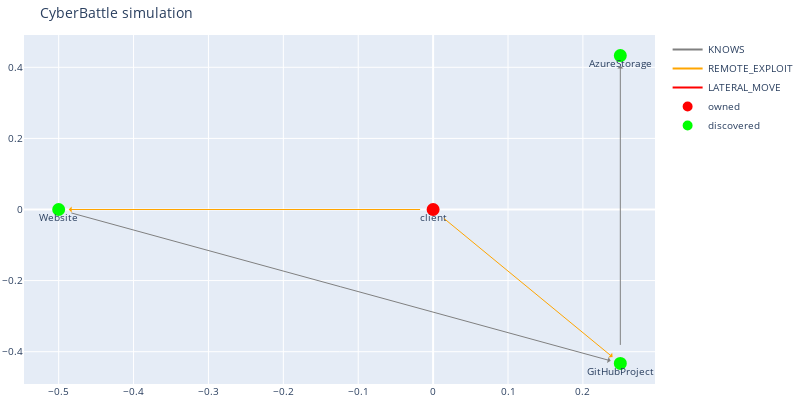

This figure's notebook cell:
### Code cell
# 3
leakedSasUrl = c2.run_remote_attack("client", "GitHubProject", "CredScanGitHistory")
dbg.plot_discovered_network()

### Figure 1 — Plotly figure (JSON) as saved in the notebook; plotly's stock layout.template omitted (floating-point values rounded to 4 significant figures)
{"data": [{"line": {"color": "gray"}, "mode": "lines", "name": "KNOWS", "type": "scatter", "x": [0], "y": [0]}, {"line": {"color": "orange"}, "mode": "lines", "name": "REMOTE_EXPLOIT", "type": "scatter", "x": [0], "y": [0]}, {"line": {"color": "red"}, "mode": "lines", "name": "LATERAL_MOVE", "type": "scatter", "x": [0], "y": [0]}, {"hoverinfo": "text", "marker": {"color": "#D32F2E", "line": {"color": "rgb(255,0,0)", "width": 8}, "size": 5, "symbol": "circle-dot"}, "mode": "markers+text", "name": "owned", "text": ["client"], "textposition": "bottom center", "type": "scatter", "x": [0], "y": [0]}, {"hoverinfo": "text", "marker": {"color": "#0e9d00", "line": {"color": "rgb(0,255,0)", "width": 8}, "size": 5, "symbol": "circle-dot"}, "mode": "markers+text", "name": "discovered", "text": ["Website", "GitHubProject", "AzureStorage"], "textposition": "bottom center", "type": "scatter", "x": [-0.5, 0.25, 0.25], "y": [-4.371e-08, -0.433, 0.433]}], "layout": {"annotations": [{"align": "center", "arrowcolor": "gray", "arrowhead": 1, "arrowsize": 1, "arrowwidth": 1, "ax": -0.5, "axref": "x", "ay": -4.371e-08, "ayref": "y", "hovertext": "KNOWS", "opacity": 1, "showarrow": true, "standoff": 10, "startstandoff": 10, "x": 0.25, "xref": "x", "y": -0.433, "yref": "y"}, {"align": "center", "arrowcolor": "orange", "arrowhead": 1, "arrowsize": 1, "arrowwidth": 1, "ax": 0, "axref": "x", "ay": 0, "ayref": "y", "hovertext": "REMOTE_EXPLOIT", "opacity": 1, "showarrow": true, "standoff": 10, "startstandoff": 10, "x": -0.5, "xref": "x", "y": -4.371e-08, "yref": "y"}, {"align": "center", "arrowcolor": "orange", "arrowhead": 1, "arrowsize": 1, "arrowwidth": 1, "ax": 0, "axref": "x", "ay": 0, "ayref": "y", "hovertext": "REMOTE_EXPLOIT", "opacity": 1, "showarrow": true, "standoff": 10, "startstandoff": 10, "x": 0.25, "xref": "x", "y": -0.433, "yref": "y"}, {"align": "center", "arrowcolor": "gray", "arrowhead": 1, "arrowsize": 1, "arrowwidth": 1, "ax": 0.25, "axref": "x", "ay": -0.433, "ayref": "y", "hovertext": "KNOWS", "opacity": 1, "showarrow": true, "standoff": 10, "startstandoff": 10, "x": 0.25, "xref": "x", "y": 0.433, "yref": "y"}], "autosize": false, "font": {"size": 10}, "height": 400, "hovermode": "closest", "margin": {"b": 15, "l": 2, "r": 2, "t": 35}, "showlegend": true, "title": {"text": "CyberBattle simulation"}, "width": 800}}
